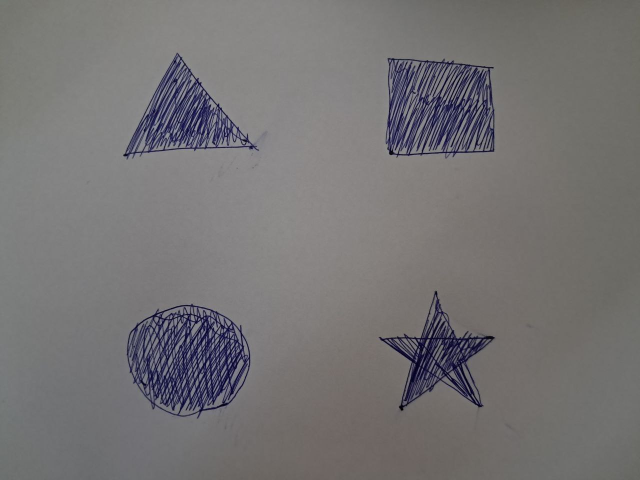
#> input picture HW_lesson5/fig.jpg, 1280 x 960 px (shown at 1/2 size)
$ python HW_lesson5.py
#> lines starting #> are read from the running program, lines starting #| are printed output that depends on the picture; after the words box and inside, x2 and y2 are one past the last pixel; in counts of white or black regions, pixels touching at a corner belong together
import cv2
import numpy as np
from numpy.ma.testutils import approx

img = cv2.imread('fig.jpg')
#> img is the input picture: shape (960, 1280, 3); mean B, G, R 115.9, 115.1, 117
scale = 1
img = cv2.resize(img, (img.shape[1] * scale, img.shape[0] * scale))
print(img.shape)
#| (960, 1280, 3)

img_copy = img.copy()

img = cv2.cvtColor(img, cv2.COLOR_BGR2HSV)
#> img: shape (960, 1280, 3); mean H, S, V 50.6, 17.6, 119.7
lower = np.array([0, 28, 0])
upper = np.array([179, 255, 255])
mask = cv2.inRange(img, lower, upper)
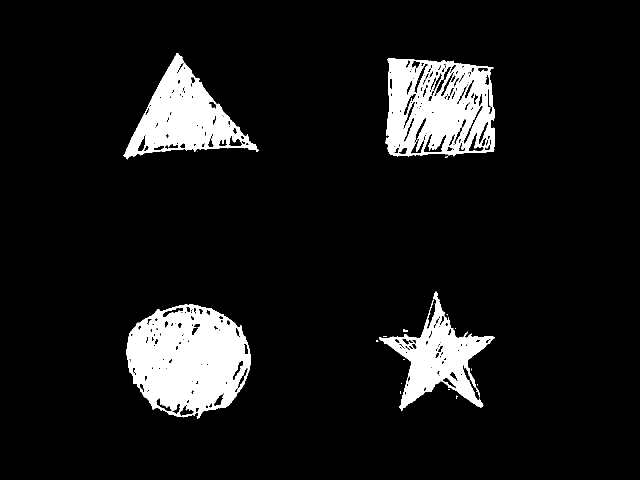
#> mask: shape (960, 1280) (shown at 1/2 size); 9.1% white; 25 white regions (20 under 20 px)
img = cv2.bitwise_and(img, img, mask=mask)
#> img: shape (960, 1280, 3); mean H, S, V 11, 8.3, 8.3
img = cv2.GaussianBlur(img, (7, 7), 5)
#> img: shape (960, 1280, 3); mean H, S, V 11, 8.3, 8.3

contours, _ = cv2.findContours(mask, cv2.RETR_EXTERNAL, cv2.CHAIN_APPROX_SIMPLE)
#> contours = 22 contours, 17 with area under 20; largest, box (x1, y1, x2, y2) and area: (253, 608, 501, 837) 42904, (771, 116, 989, 313) 38140, (247, 106, 518, 319) 25462, (758, 583, 989, 821) 19262, (806, 658, 816, 664) 28

for cnt in contours:
    area = cv2.contourArea(cnt)
    if area > 150:
        perimeter = cv2.arcLength(cnt, True)
        M = cv2.moments(cnt)
        if M["m00"] != 0:
            cX = int(M["m10"] / M["m00"])
            cY = int(M["m01"] / M["m00"])

        x, y, w, h = cv2.boundingRect(cnt)
        aspect_ratio = round(w / h, 2)
        compactness = round((4 * np.pi * area) / (perimeter ** 2), 2)

        approx = cv2.approxPolyDP(cnt, 0.02 * perimeter, True)
        if len(approx) == 3:
            shape = "triangle"
        elif len(approx) == 4:
            shape = "square"
        elif len(approx) > 8:
            shape = "star"
        else:
            shape = "circle"

        cv2.drawContours(img_copy, [cnt], -1, (255, 255, 255), 2)
        cv2.circle(img_copy, (cX, cY), 4, (0, 0, 255), -1)
        cv2.rectangle(img_copy, (x, y), (x + w, y + h), (255, 0, 0), 2)

        text_y = y + h + 15
        cv2.putText(img_copy, f'Shape: {shape}', (x, text_y),
                    cv2.FONT_HERSHEY_PLAIN, 1, (0, 255, 0), 2)
        cv2.putText(img_copy, f'Area: {int(area)} px', (x, text_y + 15),
                    cv2.FONT_HERSHEY_PLAIN, 1, (0, 255, 0), 2)
        cv2.putText(img_copy, f'Perimeter: {int(perimeter)} px', (x, text_y + 30),
                    cv2.FONT_HERSHEY_PLAIN, 1, (0, 255, 0), 2)
        cv2.putText(img_copy, f'Compatness: {compactness}', (x, text_y + 45),
                    cv2.FONT_HERSHEY_PLAIN, 1, (0, 255, 0), 2)
        cv2.putText(img_copy, f'Aspect ratio: {aspect_ratio}', (x, text_y + 60),
                    cv2.FONT_HERSHEY_PLAIN, 1, (0, 255, 0), 2)
        cv2.putText(img_copy, f'Center: {cX}, {cY}', (x, text_y + 75),
                    cv2.FONT_HERSHEY_PLAIN, 1, (0, 255, 0), 2)
#> this loop made 22 passes
#> (area, perimeter, cX, cY, x, y, w, h) on passes 21 to 22: (38140, 885.8, 877, 216, 771, 116, 218, 197), (25462, 869.7, 368, 235, 247, 106, 271, 213)
#> (area, perimeter, cX, cY, x, y, w, h) on passes 15, 17: (42904.5, 877.7, 376, 719, 253, 608, 248, 229), (19261.5, 1384.2, 875, 716, 758, 583, 231, 238)
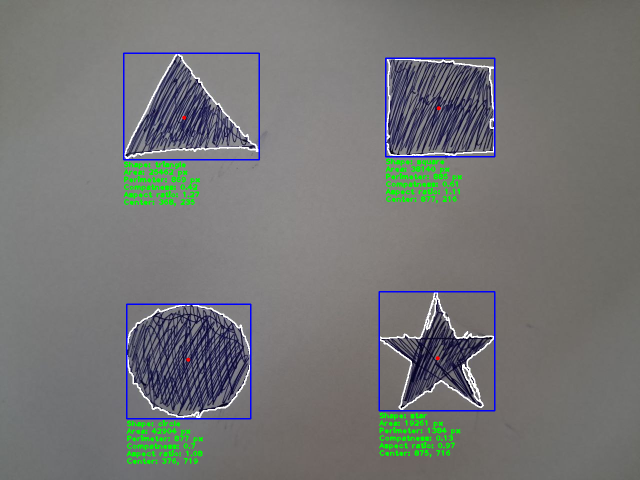
#> img_copy: shape (960, 1280, 3) (shown at 1/2 size); 3.27% of pixels changed, all inside (x1, y1, x2, y2) = (246, 105, 991, 931)


cv2.imshow('img', img_copy)
cv2.waitKey(0)
cv2.destroyAllWindows()
